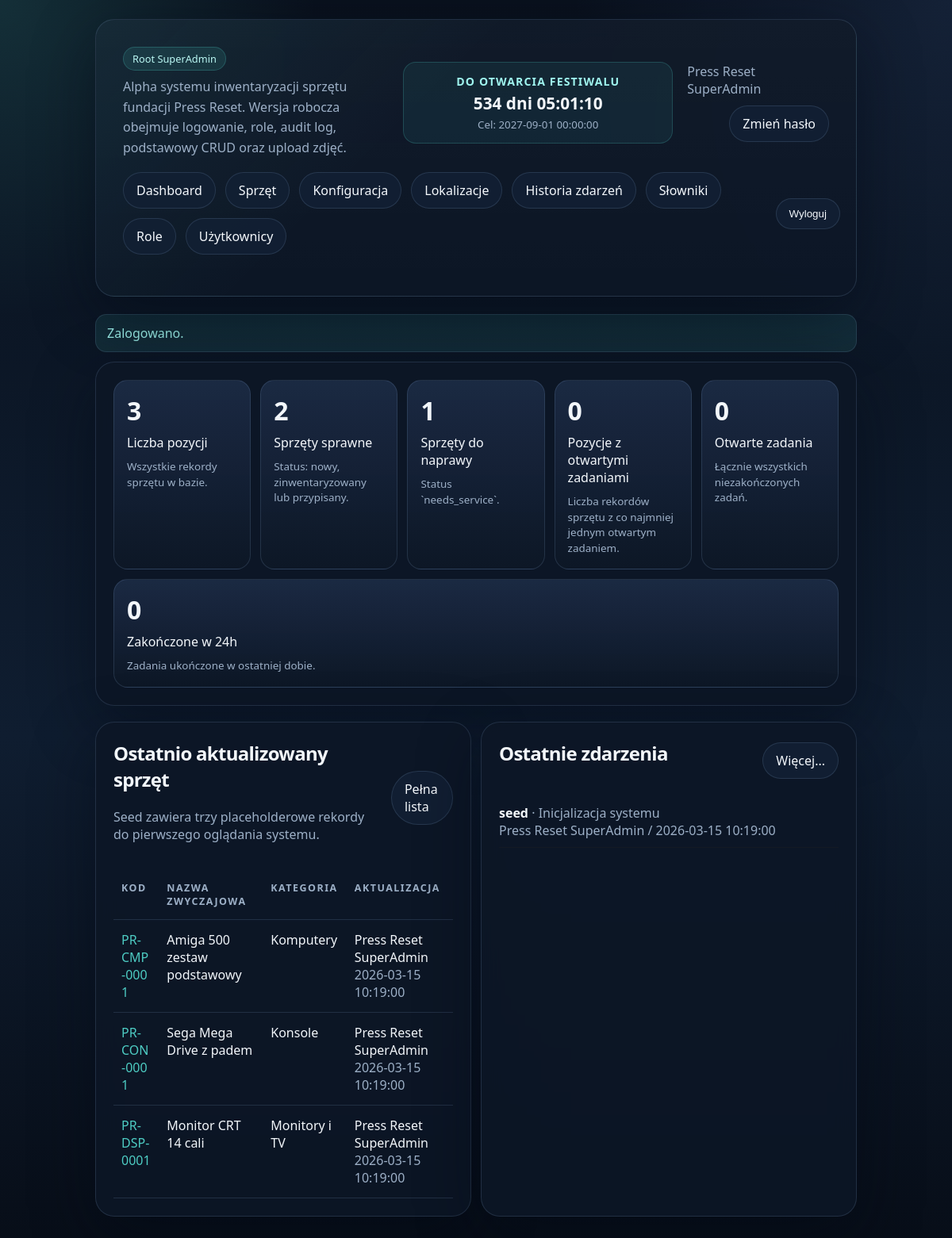
/index.php (signed in), run on the app's committed database.
### tables this page shows
CREATE TABLE IF NOT EXISTS users (
    id INT UNSIGNED AUTO_INCREMENT PRIMARY KEY,
    username VARCHAR(80) NOT NULL UNIQUE,
    display_name VARCHAR(120) NOT NULL,
    password_hash VARCHAR(255) NOT NULL,
    role VARCHAR(120) NOT NULL,
    active TINYINT(1) NOT NULL DEFAULT 1,
    must_change_password TINYINT(1) NOT NULL DEFAULT 0,
    last_login_at DATETIME NULL,
    created_at DATETIME NOT NULL DEFAULT CURRENT_TIMESTAMP,
    updated_at DATETIME NOT NULL DEFAULT CURRENT_TIMESTAMP ON UPDATE CURRENT_TIMESTAMP
);

CREATE TABLE IF NOT EXISTS roles (
    id INT UNSIGNED AUTO_INCREMENT PRIMARY KEY,
    name VARCHAR(120) NOT NULL,
    slug VARCHAR(120) NOT NULL UNIQUE,
    sort_order INT UNSIGNED NOT NULL DEFAULT 0,
    can_manage_users TINYINT(1) NOT NULL DEFAULT 0,
    can_manage_roles TINYINT(1) NOT NULL DEFAULT 0,
    can_manage_root_roles TINYINT(1) NOT NULL DEFAULT 0,
    can_edit_records TINYINT(1) NOT NULL DEFAULT 0,
    can_upload_images TINYINT(1) NOT NULL DEFAULT 0,
    can_delete_images TINYINT(1) NOT NULL DEFAULT 0,
    can_create_tasks TINYINT(1) NOT NULL DEFAULT 0,
    can_update_tasks TINYINT(1) NOT NULL DEFAULT 0,
    can_change_task_status TINYINT(1) NOT NULL DEFAULT 0,
    can_delete_tasks TINYINT(1) NOT NULL DEFAULT 0,
    can_manage_settings TINYINT(1) NOT NULL DEFAULT 0,
    can_manage_dictionaries TINYINT(1) NOT NULL DEFAULT 0,
    can_view_audit_history TINYINT(1) NOT NULL DEFAULT 0,
    can_export_csv TINYINT(1) NOT NULL DEFAULT 0,
    can_import_csv TINYINT(1) NOT NULL DEFAULT 0,
    is_system TINYINT(1) NOT NULL DEFAULT 0,
    created_at DATETIME NOT NULL DEFAULT CURRENT_TIMESTAMP
);

CREATE TABLE IF NOT EXISTS equipment (
    id INT UNSIGNED AUTO_INCREMENT PRIMARY KEY,
    category_id INT UNSIGNED NOT NULL,
    parent_equipment_id INT UNSIGNED NULL,
    location_id INT UNSIGNED NULL,
    location_place_id INT UNSIGNED NULL,
    inventory_code VARCHAR(60) NOT NULL UNIQUE,
    inventory_code_manual_override TINYINT(1) NOT NULL DEFAULT 0,
    title VARCHAR(180) NOT NULL,
    manufacturer VARCHAR(120) NOT NULL,
    model VARCHAR(120) NOT NULL,
    production_year VARCHAR(20) NOT NULL DEFAULT '',
    condition_status VARCHAR(120) NOT NULL DEFAULT 'inventory',
    ownership_status VARCHAR(120) NOT NULL DEFAULT 'unknown',
    location_text VARCHAR(180) NOT NULL DEFAULT '',
    barcode_value VARCHAR(120) NOT NULL DEFAULT '',
    qr_token VARCHAR(80) NOT NULL UNIQUE,
    notes TEXT NULL,
    created_by INT UNSIGNED NOT NULL,
    updated_by INT UNSIGNED NOT NULL,
    created_at DATETIME NOT NULL DEFAULT CURRENT_TIMESTAMP,
    updated_at DATETIME NOT NULL DEFAULT CURRENT_TIMESTAMP ON UPDATE CURRENT_TIMESTAMP,
    CONSTRAINT fk_equipment_category FOREIGN KEY (category_id) REFERENCES categories(id),
    CONSTRAINT fk_equipment_parent FOREIGN KEY (parent_equipment_id) REFERENCES equipment(id) ON DELETE SET NULL,
    CONSTRAINT fk_equipment_location FOREIGN KEY (location_id) REFERENCES locations(id) ON DELETE SET NULL,
    CONSTRAINT fk_equipment_location_place FOREIGN KEY (location_place_id) REFERENCES location_places(id) ON DELETE SET NULL,
    CONSTRAINT fk_equipment_created_by FOREIGN KEY (created_by) REFERENCES users(id),
    CONSTRAINT fk_equipment_updated_by FOREIGN KEY (updated_by) REFERENCES users(id)
);

CREATE TABLE IF NOT EXISTS categories (
    id INT UNSIGNED AUTO_INCREMENT PRIMARY KEY,
    name VARCHAR(120) NOT NULL,
    slug VARCHAR(120) NOT NULL UNIQUE,
    code_prefix VARCHAR(3) NOT NULL DEFAULT 'GEN',
    created_at DATETIME NOT NULL DEFAULT CURRENT_TIMESTAMP
);

CREATE TABLE IF NOT EXISTS audit_logs (
    id BIGINT UNSIGNED AUTO_INCREMENT PRIMARY KEY,
    user_id INT UNSIGNED NULL,
    entity_type VARCHAR(80) NOT NULL,
    entity_id INT UNSIGNED NOT NULL,
    action_name VARCHAR(80) NOT NULL,
    details_json JSON NULL,
    created_at DATETIME NOT NULL DEFAULT CURRENT_TIMESTAMP,
    CONSTRAINT fk_audit_logs_user FOREIGN KEY (user_id) REFERENCES users(id) ON DELETE SET NULL
);

### app/router.php (the view, shortened to what the rows shown need)
    <?php
require_login();
    ?>
    <?php
$dashboardThresholds = [
    'equipment_needs_service' => [
        'warning' => app_setting_int('threshold_needs_service_warning', 5),
        'warning_high' => app_setting_int('threshold_needs_service_warning_high', 10),
        'danger' => app_setting_int('threshold_needs_service_danger', 20),
    ],
    'equipment_with_open_tasks' => [
        'warning' => app_setting_int('threshold_open_items_warning', 5),
        'warning_high' => app_setting_int('threshold_open_items_warning_high', 10),
        'danger' => app_setting_int('threshold_open_items_danger', 20),
    ],
    'open_tasks_total' => [
        'warning' => app_setting_int('threshold_open_tasks_warning', 10),
        'warning_high' => app_setting_int('threshold_open_tasks_warning_high', 20),
        'danger' => app_setting_int('threshold_open_tasks_danger', 40),
    ],
];
$recentEquipment = query_all(
    'SELECT e.id, e.inventory_code, e.title, c.name AS category_name,
            COALESCE(activity.last_activity_at, e.updated_at) AS updated_at,
            COALESCE(activity.last_actor_name, updater.display_name) AS updated_by_name
     FROM equipment e
     JOIN categories c ON c.id = e.category_id
     JOIN users updater ON updater.id = e.updated_by
     LEFT JOIN (
         SELECT a.entity_id AS equipment_id, a.created_at AS last_activity_at, u.display_name AS last_actor_name
         FROM audit_logs a
         LEFT JOIN users u ON u.id = a.user_id
         JOIN (
             SELECT entity_id, MAX(id) AS max_id
             FROM audit_logs
             WHERE entity_type = \'equipment\'
             GROUP BY entity_id
         ) latest ON latest.max_id = a.id
         WHERE a.entity_type = \'equipment\'
     ) activity ON activity.equipment_id = e.id
     ORDER BY COALESCE(activity.last_activity_at, e.updated_at) DESC, e.inventory_code ASC
     LIMIT 5'
);
$recentAudit = query_all(
    'SELECT a.action_name, a.created_at, a.entity_type, a.entity_id, a.details_json, u.display_name,
            e.inventory_code, e.title,
            target_user.display_name AS target_display_name,
            target_user.username AS target_username
     FROM audit_logs a
     LEFT JOIN users u ON u.id = a.user_id
     LEFT JOIN equipment e ON e.id = a.entity_id AND a.entity_type = \'equipment\'
     LEFT JOIN users target_user ON target_user.id = a.entity_id AND a.entity_type = \'user\'
     ORDER BY a.created_at DESC
     LIMIT 8'
);
render_header('Dashboard');
?>
<section class="grid">
    <section class="panel">
        <div class="topbar">
            <div>
                <h2>Ostatnio aktualizowany sprzęt</h2>
            </div>
        </div>
        <div class="table-wrap">
            <table>
                <thead>
                <tr>
                    <th>Kod</th>
                    <th>Nazwa zwyczajowa</th>
                    <th>Kategoria</th>
                    <th>Aktualizacja</th>
                </tr>
                </thead>
                <tbody>
                <?php foreach ($recentEquipment as $item): ?>
                    <tr>
                        <td><a href="index.php?page=item&id=<?= (int) $item['id'] ?>"><?= h($item['inventory_code']) ?></a></td>
                        <td><?= h($item['title']) ?></td>
                        <td><?= h($item['category_name']) ?></td>
                        <td><?= h($item['updated_by_name']) ?><br><span class="muted"><?= h($item['updated_at']) ?></span></td>
                    </tr>
                <?php endforeach; ?>
                </tbody>
            </table>
        </div>
    </section>
    <section class="panel">
        <div class="topbar">
            <h2>Ostatnie zdarzenia</h2>
        </div>
        <?php foreach ($recentAudit as $entry): ?>
            <?php
            $details = [];
            if (!empty($entry['details_json'])) {
                $details = json_decode((string) $entry['details_json'], true) ?: [];
            }
            $targetLabel = audit_target_label_html($entry, $details);
            ?>
            <div style="padding: 10px 0; border-bottom: 1px solid rgba(72,53,27,0.12);">
                <strong><?= h(audit_action_label($entry['action_name'])) ?></strong>
                <span class="muted">· <?= $targetLabel ?></span>
                <br>
                <span class="muted"><?= h($entry['display_name'] ?? 'system') ?> / <?= h($entry['created_at']) ?></span>
            </div>
        <?php endforeach; ?>
    </section>
</section>
<?php
render_footer();

### app/layout.php (shortened to what the rows shown need)
<?php
function render_header(string $title): void
{
    $user = current_user();
    $deadlineIso = (string) app_setting('festival_deadline', app_config('festival_deadline'));
    $deadlineCard = null;
    if ($deadlineIso) {
        $now = new DateTimeImmutable('now', new DateTimeZone('Europe/Warsaw'));
        $deadline = new DateTimeImmutable($deadlineIso, new DateTimeZone('Europe/Warsaw'));
        $isPast = $deadline <= $now;
        $deadlineCard = [
            'label' => $isPast ? 'Termin minął' : 'Do otwarcia festiwalu',
            'date' => $deadline->format(DateTimeInterface::ATOM),
            'display_date' => $deadline->format('Y-m-d H:i:s'),
            'summary' => $isPast ? 'Termin docelowy został przekroczony.' : '',
        ];
    }
    ?>
    <!DOCTYPE html>
    <html lang="pl">
    <head>
        <link rel="stylesheet" href="assets/style.css">
    </head>
    <body>
    <main class="shell">
    <?php if ($user): ?>
        <section class="hero">
            <div class="hero-head">
                <div class="hero-copy">
                    <div class="badge"><?= h(role_label($user['role'])) ?></div>
                    <p>Alpha systemu inwentaryzacji sprzętu fundacji Press Reset. Wersja robocza obejmuje logowanie, role, audit log, podstawowy CRUD oraz upload zdjęć.</p>
                </div>
                <?php if ($deadlineCard): ?>
                    <div class="hero-countdown">
                        <div class="countdown-card" data-deadline="<?= h($deadlineCard['date']) ?>">
                            <strong><?= h($deadlineCard['label']) ?></strong>
                            <span class="countdown-value"><?= h($deadlineCard['summary']) ?></span>
                            <small>Cel: <?= h($deadlineCard['display_date']) ?></small>
                        </div>
                    </div>
                <?php endif; ?>
                <div class="hero-user">
                    <div class="muted"><?= h($user['display_name']) ?></div>
                    <div><a class="nav-pill" href="index.php?page=change-password">Zmień hasło</a></div>
                </div>
            </div>
            <nav class="topbar">
                <div class="actions">
                    <a class="nav-pill" href="index.php">Dashboard</a>
                    <a class="nav-pill" href="index.php?page=equipment-list">Sprzęt</a>
                    <?php if (can_manage_settings()): ?>
                        <a class="nav-pill" href="index.php?page=settings">Konfiguracja</a>
                        <a class="nav-pill" href="index.php?page=locations">Lokalizacje</a>
                    <?php endif; ?>
                    <?php if (can_view_audit_history()): ?>
                        <a class="nav-pill" href="index.php?page=audit-log">Historia zdarzeń</a>
                    <?php endif; ?>
                    <?php if (can_manage_dictionaries()): ?>
                        <a class="nav-pill" href="index.php?page=dictionaries">Słowniki</a>
                    <?php endif; ?>
                    <?php if (can_manage_roles()): ?>
                        <a class="nav-pill" href="index.php?page=roles">Role</a>
                    <?php endif; ?>
                    <?php if (can_manage_users()): ?>
                        <a class="nav-pill" href="index.php?page=users">Użytkownicy</a>
                    <?php endif; ?>
                </div>
                <form method="post" action="index.php?page=logout" class="inline-form">
                    <button class="nav-pill" type="submit">Wyloguj</button>
                </form>
            </nav>
        </section>
    <?php endif;
    foreach (flash() as $message): ?>
    <?php endforeach;
}
function render_footer(): void
{
    ?>
    </main></body></html>
    <?php
}
function audit_target_label_html(array $entry, array $details = []): string
{
    if ($entry['action_name'] === 'seed' || $entry['entity_type'] === 'system') {
        return 'Inicjalizacja systemu';
    }
    return h((string) $entry['entity_type']) . ' #' . (int) $entry['entity_id'];
}

### data on the page
users: role.name "Root SuperAdmin", display_name "Press Reset SuperAdmin"
equipment: inventory_code "PR-CMP-0001", title "Amiga 500 zestaw podstawowy", category.name "Komputery", updated_by_name "Press Reset SuperAdmin", updated_at "2026-03-15 10:19:00"
equipment: inventory_code "PR-CON-0001", title "Sega Mega Drive z padem", category.name "Konsole", updated_by_name "Press Reset SuperAdmin", updated_at "2026-03-15 10:19:00"
equipment: inventory_code "PR-DSP-0001", title "Monitor CRT 14 cali", category.name "Monitory i TV", updated_by_name "Press Reset SuperAdmin", updated_at "2026-03-15 10:19:00"
audit_logs: action_name "seed", targetLabel "Inicjalizacja systemu", user.display_name "Press Reset SuperAdmin", created_at "2026-03-15 10:19:00"

### other printed values
$deadlineCard['label'] "DO OTWARCIA FESTIWALU"
$deadlineCard['display_date'] "2027-09-01 00:00:00"
$message['message'] "Zalogowano."
$card['value'] "3"
$card['label'] "Liczba pozycji"
$card['hint'] "Wszystkie rekordy sprzętu w bazie."
$card['value'] "2"
$card['label'] "Sprzęty sprawne"
$card['hint'] "Status: nowy, zinwentaryzowany lub przypisany."
$card['value'] "1"
$card['label'] "Sprzęty do naprawy"
$card['hint'] "Status `needs_service`."
$card['value'] "0"
$card['label'] "Pozycje z otwartymi zadaniami"
$card['hint'] "Liczba rekordów sprzętu z co najmniej jednym otwartym zadaniem."
